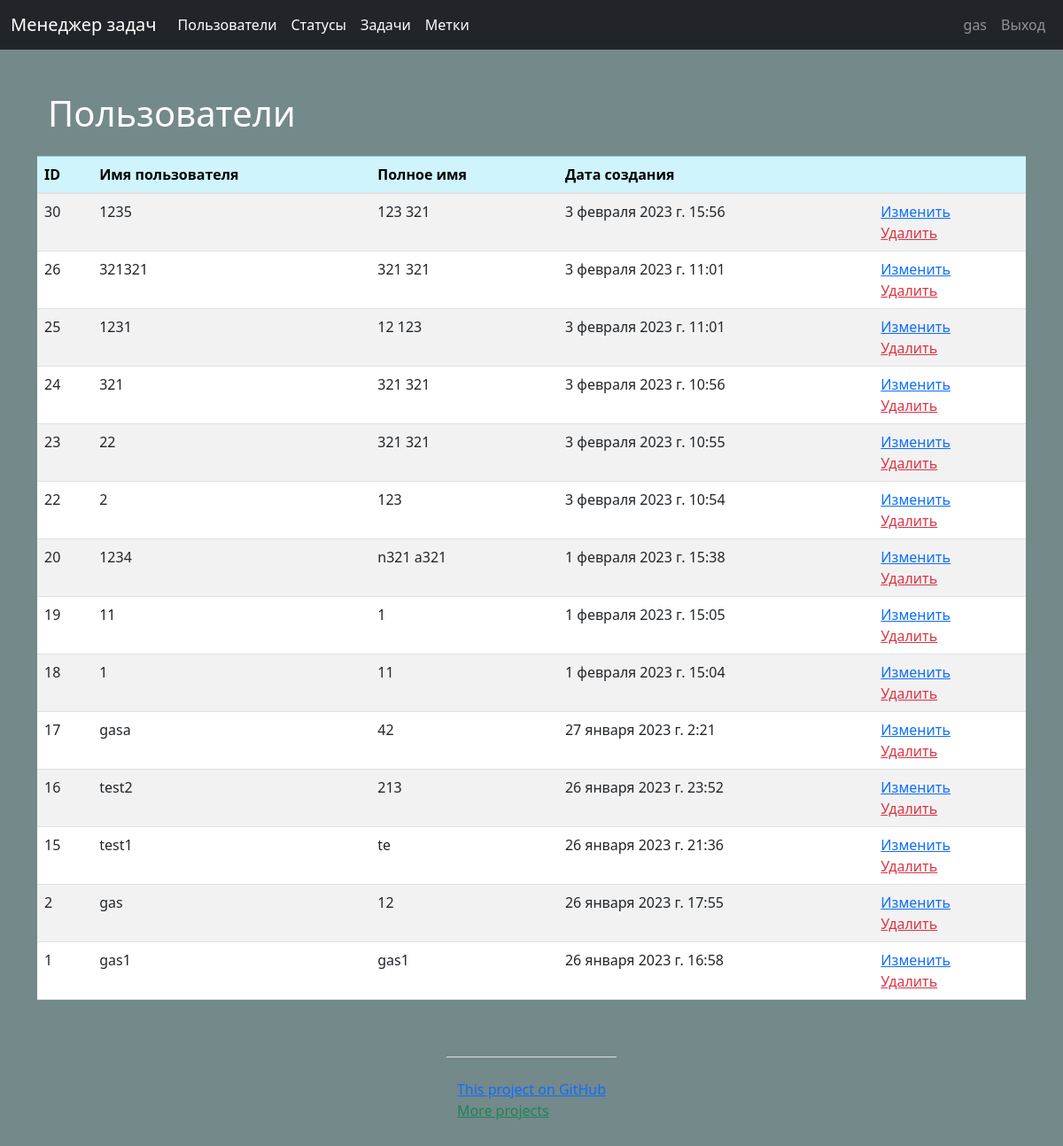
The page /users/ (signed in) on the database its author committed.
### users/models.py (models this page shows, shortened)
class Users(AbstractUser):
    class Meta:
        ordering = ['-date_joined']

### users/views.py (the view)
# urls.py: path('', UserView.as_view(), name='users'),
class UserView(ListView):
    template_name = 'users/users.html'
    model = Users
    context_object_name = 'users'
    extra_context = {'title': _('Users'), 'btn_update': _('Update'), 'btn_delete': _('Delete')}
    redirect_field_name = 'home'

### task_manager/templates/users/users.html (shortened to what this page needs)
{% extends 'base.html' %}
{% load bootstrap4 %}
{% load i18n %}
{% block content %}
<div class="container wrapper flex-grow-1">
    <h1 class="my-4">{{ title }}</h1></div>
<table class="table table-striped ">
    <thead>
    <tr class="table-info">
        <th scope="col">ID</th>
        <th scope="col">{% trans 'Username' %}</th>
        <th scope="col">{% trans 'Fullname' %}</th>
        <th scope="col">{% trans 'Created date' %}</th>
        <th scope="col"></th>
    </tr>
    </thead>
    {% for user in users %}
    <tr>
        <td>{{user.id}}</td>
        <td>{{user.username}}</td>
        <td>{{user.first_name}} {{user.last_name}}</td>
        <td>{{user.date_joined}}</td>
        <td>
            <a class="text-orange" href="{% url 'update_user' user.pk %}">{{ btn_update }}</a>
            <br>
            <a class="text-danger" href="{% url 'delete_user' user.pk %}">{{ btn_delete }}</a>
        </td>
    </tr>
    {% empty %}
    <li>Sorry, no athletes in this list.</li>
    {% endfor %}
</table>
{% endblock %}

### task_manager/templates/base.html (shortened to what this page needs)
<!doctype html>
{% load i18n %}
{% load static %}
{% load bootstrap4 %}
{% bootstrap_css %}
<html lang="en">
<head>
    <link href="https://cdn.jsdelivr.net/npm/bootstrap@5.3.0-alpha1/dist/css/bootstrap.min.css"
          rel="stylesheet"
>
</head>
<body class="d-flex flex-column min-vh-100 ">
<nav class="navbar navbar-expand-md navbar-dark bg-dark fixed-top">
    <div class="container-fluid">
        <a class="navbar-brand" href="{% url 'home' %}">{% translate 'Task manager' %}</a>
        <div class="collapse navbar-collapse" id="navbarsExampleDefault">
            <ul class="navbar-nav mr-auto">
                <li class="nav-item active">
                    <a class="nav-link" href="{% url 'users' %}">{% translate 'Users' %}
                        <span class="sr-only">(current)</span></a></li>
                {% if request.user.is_authenticated %}
                <li class="nav-item active">
                    <a class="nav-link" href="{% url 'statuses' %}">{% translate 'Statuses' %}
                        <span class="sr-only">(current)</span></a></li>
                <li class="nav-item active">
                    <a class="nav-link" href="{% url 'tasks' %}">{% translate 'Tasks' %}
                        <span class="sr-only">(current)</span></a></li>
                <li class="nav-item active">
                    <a class="nav-link" href="{% url 'labels' %}">{% translate 'Labels' %}
                        <span class="sr-only">(current)</span></a></li>
                {% endif %}
            </ul>
            <ul class="navbar-nav">
                {% if request.user.is_authenticated %}
                <li class="nav-item nav-link "> {{user.username}}</li>
                <li class="nav-item"><a class="nav-link" href="{% url 'user_logout' %}">
                    {% translate "Logout" %}</a></li>
                {% else %}
                <li class="nav-item"><a class="nav-link" href="{% url 'user_login' %}">
                    {% translate "Login" %}</a></li>
                <li class="nav-item"><a class="nav-link" href="{% url 'register' %}">
                    {% trans 'Registration' %}</a></li>
                {% endif %}
            </ul>
        </div>
    </div>
</nav>
<main role="main" class="container">
    {% block content %}
    {% endblock %}
</main>
<footer class=" mx-auto">
    <div class="container my-5 pt-4 border-top">
        <a class=".text-primary"
           target="_blank" href="https://github.com/Gas159/python-project-52">
            {% trans 'This project on GitHub' %}
        </a>
        <br>
        <a class="link-success .justify-content-center"
           target="_blank" href="https://github.com/Gas159">
            {% trans 'More projects' %}
        </a>
    </div>
</footer>
</body>
</html>

### task_manager/templates/base.html (style rules this page uses)
body { padding-top: 5rem; background-color: #74898a; color: white; }

### rows shown on the page
Users: username "gas", id "2", first_name "12", date_joined "26 января 2023 г. 17:55", btn_update "Изменить", btn_delete "Удалить"
Users: id "30", username "1235", first_name "123", last_name "321", date_joined "3 февраля 2023 г. 15:56", btn_update "Изменить", btn_delete "Удалить"
Users: id "26", username "321321", first_name "321", last_name "321", date_joined "3 февраля 2023 г. 11:01", btn_update "Изменить", btn_delete "Удалить"
Users: id "25", username "1231", first_name "12", last_name "123", date_joined "3 февраля 2023 г. 11:01", btn_update "Изменить", btn_delete "Удалить"
Users: id "24", username "321", first_name "321", last_name "321", date_joined "3 февраля 2023 г. 10:56", btn_update "Изменить", btn_delete "Удалить"
Users: id "23", username "22", first_name "321", last_name "321", date_joined "3 февраля 2023 г. 10:55", btn_update "Изменить", btn_delete "Удалить"
Users: id "22", username "2", last_name "123", date_joined "3 февраля 2023 г. 10:54", btn_update "Изменить", btn_delete "Удалить"
Users: id "20", username "1234", first_name "n321", last_name "a321", date_joined "1 февраля 2023 г. 15:38", btn_update "Изменить", btn_delete "Удалить"
Users: id "19", username "11", first_name "1", date_joined "1 февраля 2023 г. 15:05", btn_update "Изменить", btn_delete "Удалить"
Users: id "18", username "1", first_name "11", date_joined "1 февраля 2023 г. 15:04", btn_update "Изменить", btn_delete "Удалить"
Users: id "17", username "gasa", first_name "42", date_joined "27 января 2023 г. 2:21", btn_update "Изменить", btn_delete "Удалить"
Users: id "16", username "test2", first_name "213", date_joined "26 января 2023 г. 23:52", btn_update "Изменить", btn_delete "Удалить"
Users: id "15", username "test1", first_name "te", date_joined "26 января 2023 г. 21:36", btn_update "Изменить", btn_delete "Удалить"
Users: id "1", username "gas1", last_name "gas1", date_joined "26 января 2023 г. 16:58", btn_update "Изменить", btn_delete "Удалить"

### other values the page prints
{{ title }} "Пользователи"
